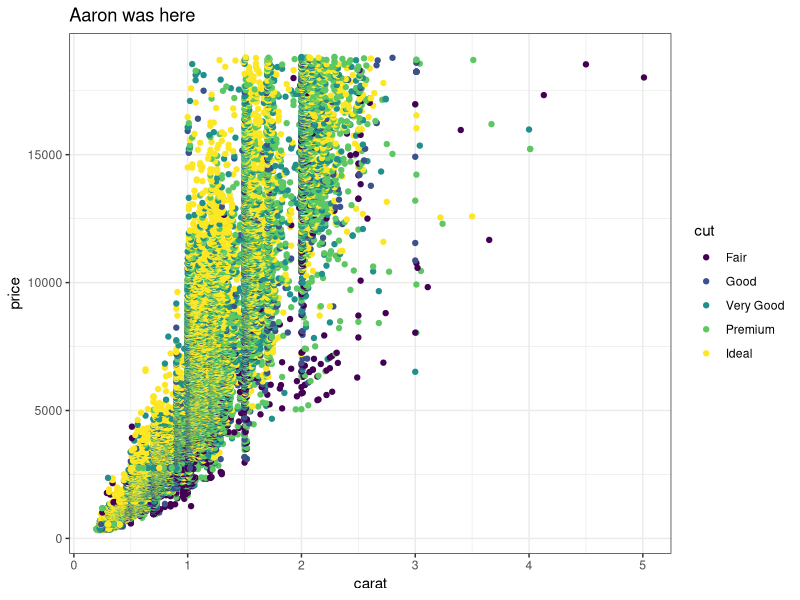
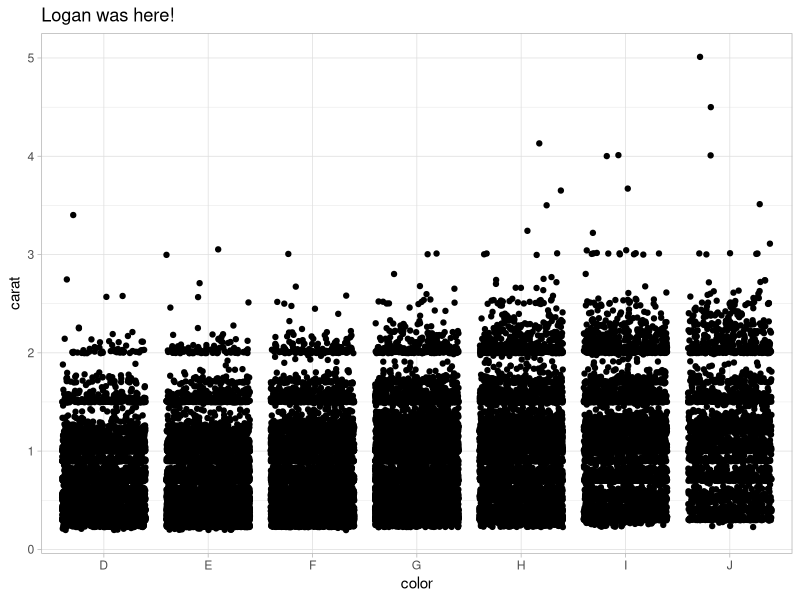
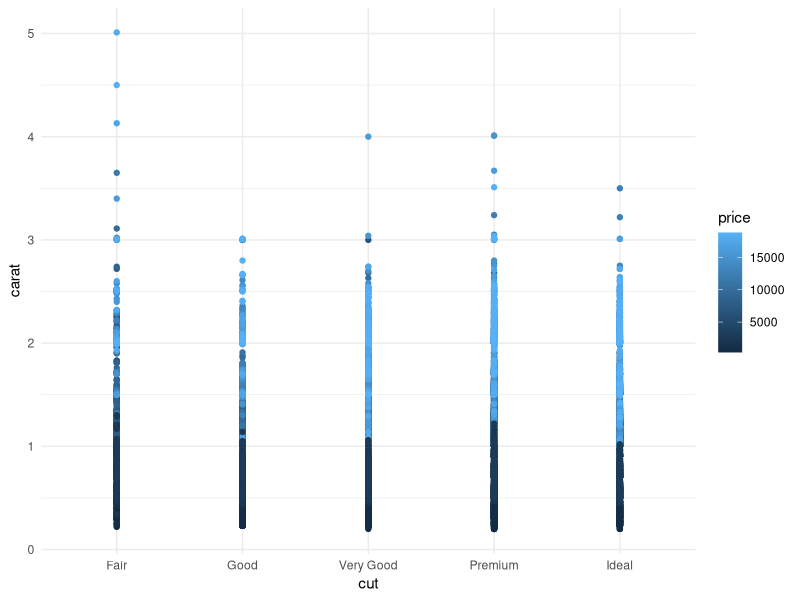
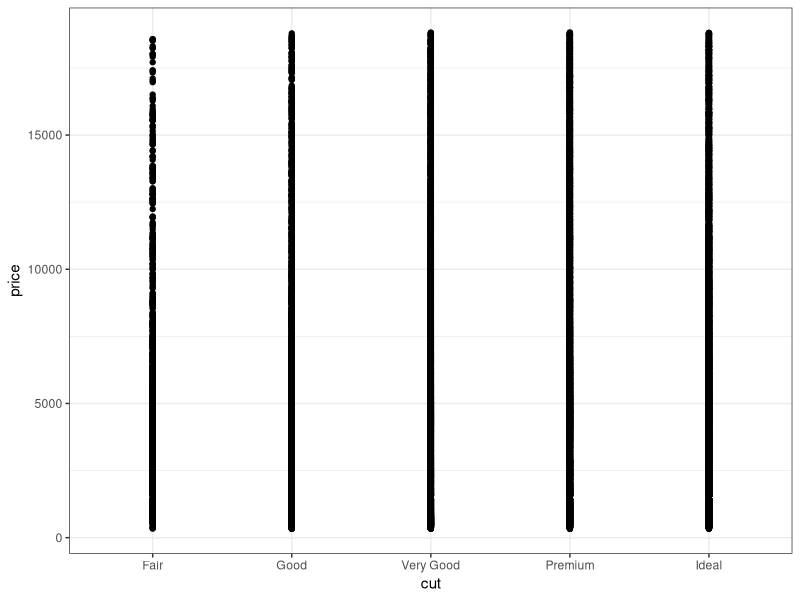

These charts were generated, in order, by the following R code:
## ---- chunk 1
knitr::opts_chunk$set(echo = TRUE)
library(tidyverse)
## ---- chunk 2
# Partner 1: 
# Run the code below to see the original graph
# Change the code below to make the point color change based on 'cut', and update the theme to theme_bw(). Update the title to include your first name. 

ggplot(data = diamonds, aes(x = carat, y = price)) +
  geom_point(aes(colour = cut)) +
  theme_bw() +
  labs(title = "Aaron was here")
## ---- chunk 3
# Partner 2: 
# Run the code below to see the original graph
# Change the code below to make the geom a geom_jitter, and update the theme to theme_light. Update the title to include your first name. 

ggplot(data = diamonds, aes(x = color, y = carat)) +
  geom_jitter() +
  theme_light() +
  labs(title = "Logan was here!")
## ---- chunk 4

ggplot(data = diamonds, aes(x = cut, y = carat)) +
  geom_point(aes(colour = price)) +
  theme_minimal()

# pure brilliance
boogie <- 1+2+3+4+5

## ---- chunk 5
diamonds_are_forever <- ggplot(data = diamonds, aes(x = cut, y = price)) +
  geom_point() +
  theme_bw()

diamonds_are_forever

#How does that look???
